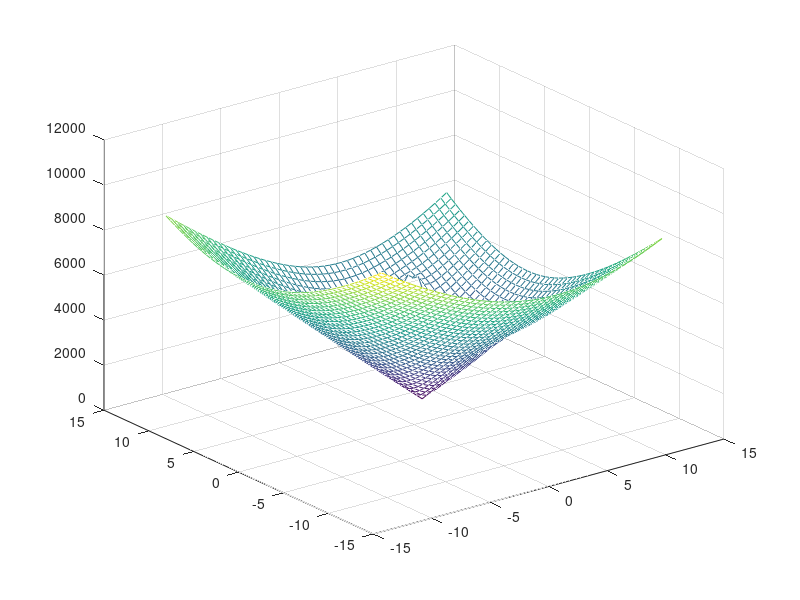
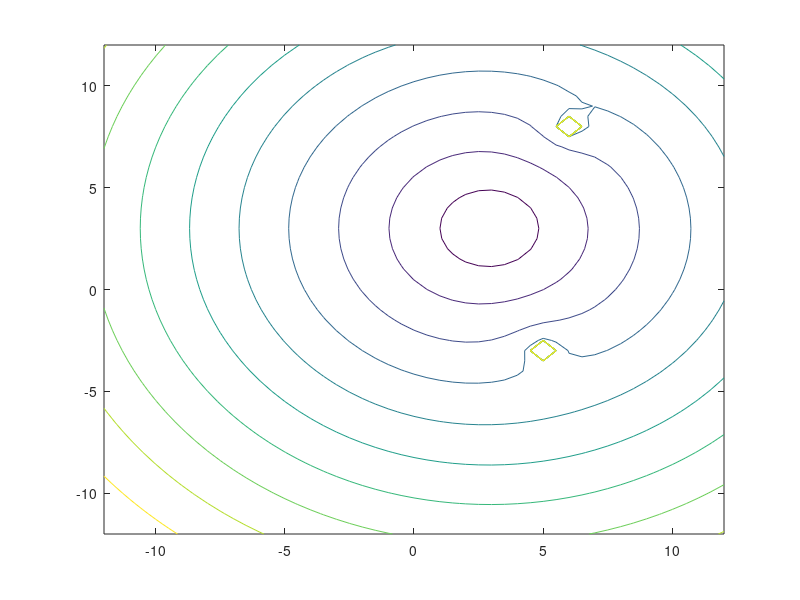
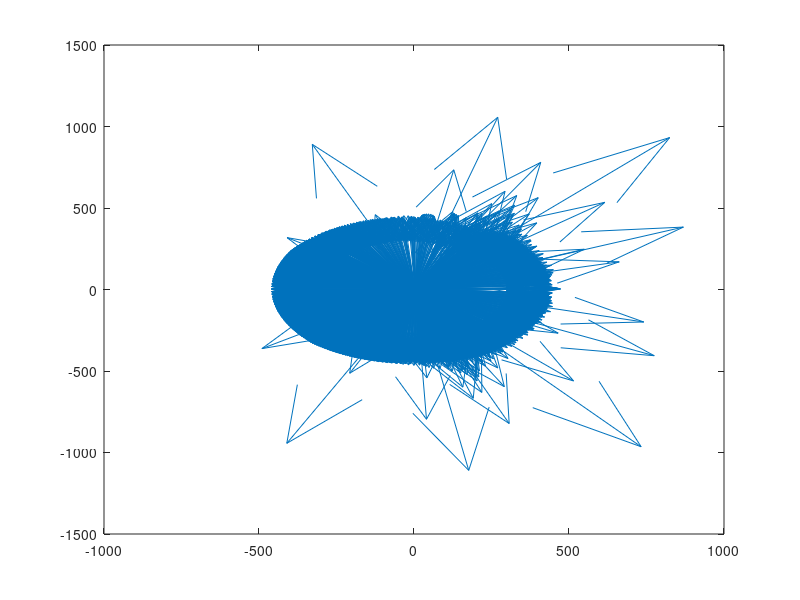

Source code (MATLAB) for these figures, in order: (Note: this script raises an error after producing the figures.)
% %Parameters
clc 
clear all 
close all
K=500; %attractive potential 
E=80; %repulsive potential
% area_width=12; %potential area width (m)
sx=2; % start pos x
sy=2; %start pos y
gx=3; %goal pos x
gy=-4; %goal pos y
ox=[5 6]; %obstacle x pos
oy= [-3 8]; %obstacle y pos
[x,y]= meshgrid(-12:.5:12); 
r=((x-gx).^2+(y-gx).^2).^.5;%Distance to Goal
r1=((x-ox(1)).^2+(y-oy(1)).^2).^.5;%Distance to Obs1
r2=((x-ox(2)).^2+(y-oy(2)).^2).^.5;%Distance to Obs2
U=K.*r+E./r1*+E./r2;
figure(1)
%hold on
figure(1)
mesh(x,y,U);
figure(2)
contour(x,y,U);
[Ux,Uy]=gradient(U,0.5,0.5);

% [J]=-gradient(U);
% gradx=zeros(49,49);
% grady=zeros(49,49);
% i=0;
% j=0;
% for x0=-24:1:24
%     i=i+1;
%     for y0=-24:1:24
%         j=j+1;
%         t = (x == x0*.5) & (y == y0*.5);
%         indt = find(t);
%         U_grad = [Ux(indt) Uy(indt)];
%         gradx(i,j)=U_grad(1);
%         grady(i,j)=U_grad(2);
%       
%     end
% 
% end
% gradx=grad(:,1);
% grady=grad(:,2);
figure(4)
% [x1,y1]=meshgrid(
quiver(x,y,Ux,Uy)
%plot(Ux,Uy);
xnew=0;
ynew=0;
i=1;
iter=0;
% x=-2;
% y=2;
gvecx=[];
gvecy=[];
% maxiter=100;
errx=1;
erry=1;
alpha=.01;
tol=1e-4;
xi=sx;
yi=sy;
while errx>tol && erry>tol
%     for xi=-12:12
%         for yi=-12:12
            xnew=xi-alpha*gradx(i);
            errx = abs((xnew-xi)/xi);
            ynew=yi-alpha*grady(i);
            err = abs((ynew-yi)/yi);

            gvecx=[gvecx;xi];
            gvecy=[gvecy;yi];
            i=i+1;
            iter=iter+1;
            xi=xnew;
            yi=xnew;
            
%         disp("x is")
%         disp(x)
%         disp("y is")
%         disp(y)
          
%         end
%     end
end

figure(3)
%r=zeros(length(gvecx));
%plot3(gvecx,gvecy,r)
scatter(gvecx,gvecy);
%hold off
% figure(2)
% hold on
% contour(x,y,U)
% quiver(x,y,Ux,Uy)
% hold off
